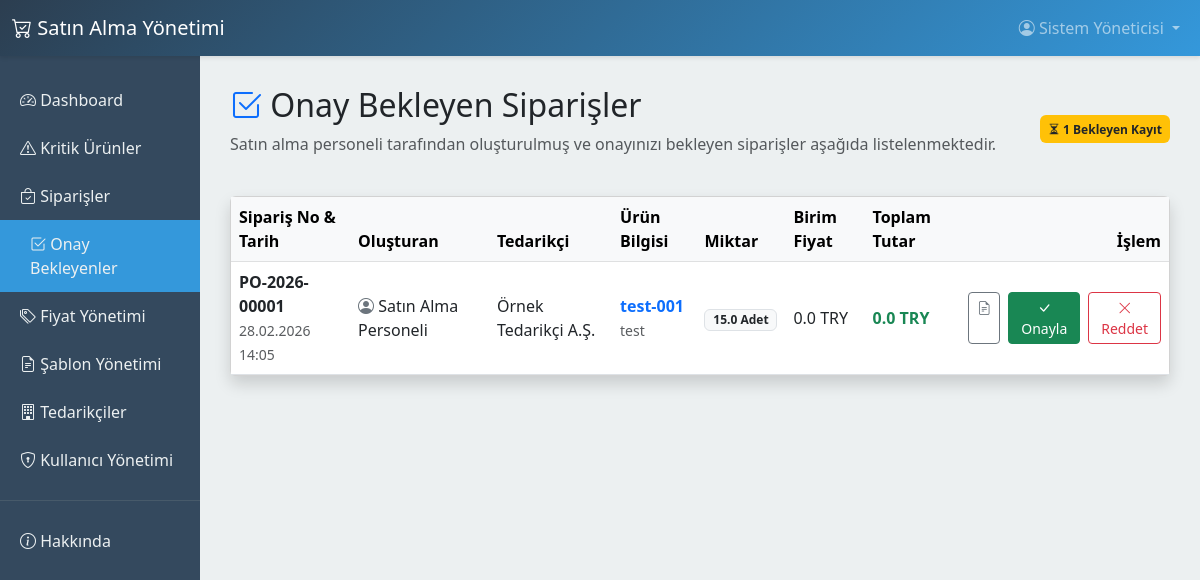
Page /purchasing/approvals (signed in) on the earlier database version.
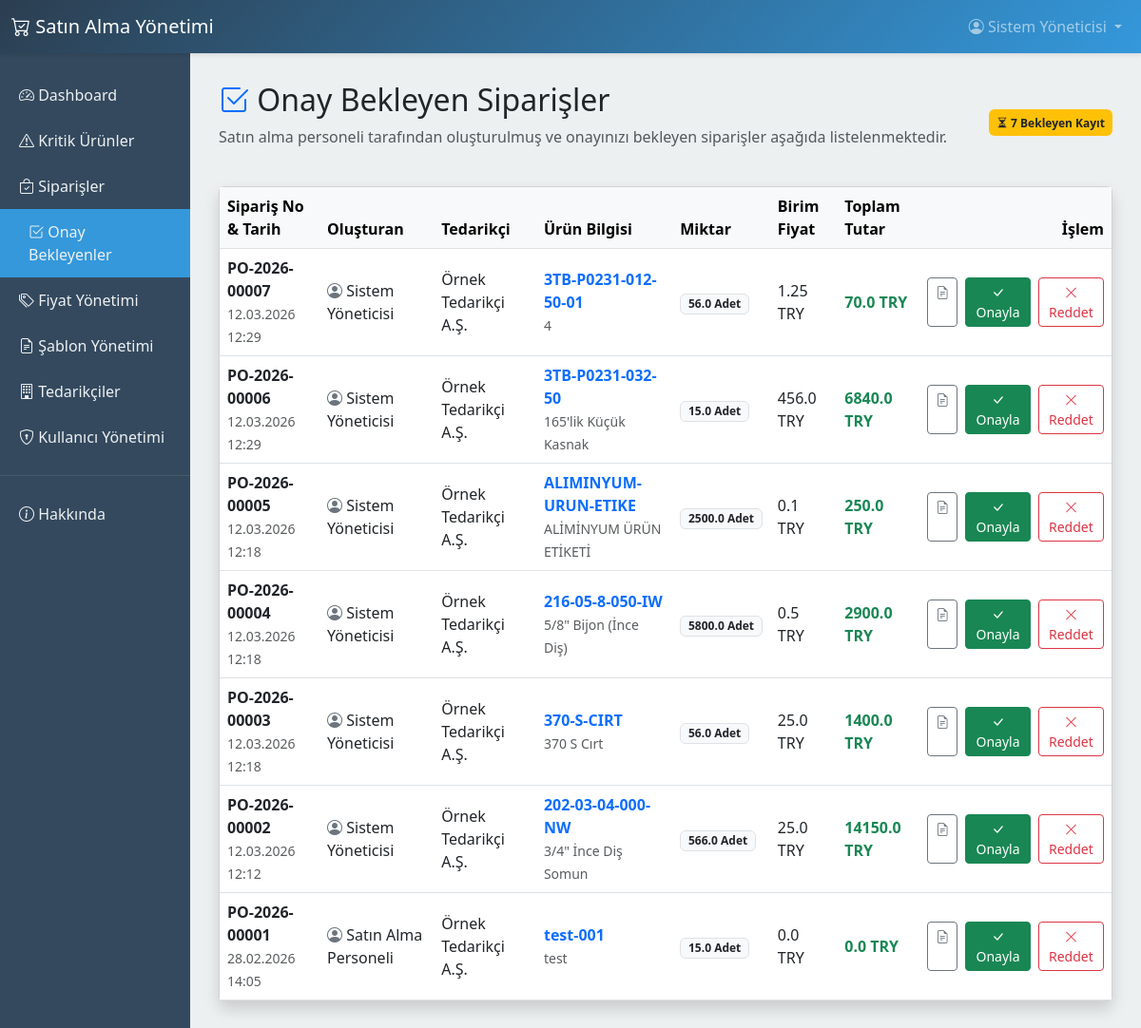
Same page on the later database version.
### app/models.py (models this page shows, shortened)
class PurchaseOrder(db.Model):
    __tablename__ = 'purchase_orders'
    id = db.Column(db.Integer, primary_key=True)
    order_number = db.Column(db.String(50), unique=True, nullable=False)
    supplier_id = db.Column(db.Integer, db.ForeignKey('suppliers.id'), nullable=False)
    product_code = db.Column(db.String(50), nullable=False)  # Ana stok uygulamasındaki ürün kodu
    product_name = db.Column(db.String(200), nullable=False)
    quantity = db.Column(db.Float, nullable=False)
    unit_type = db.Column(db.String(20))
    unit_price = db.Column(db.Float, default=0)
    total_price = db.Column(db.Float, default=0)
    currency = db.Column(db.String(10), default='TRY')
    status = db.Column(db.String(20), default='pending')  # pending, approved, ordered, received, cancelled
    priority = db.Column(db.String(20), default='normal')  # low, normal, high, urgent
    order_date = db.Column(db.DateTime, default=datetime.utcnow)
    expected_delivery_date = db.Column(db.DateTime)
    actual_delivery_date = db.Column(db.DateTime)
    notes = db.Column(db.Text)
    batch_number = db.Column(db.String(50), nullable=True, index=True)  # Aynı formdan gelen siparişleri gruplar
    created_by_id = db.Column(db.Integer, db.ForeignKey('users.id'))
    created_at = db.Column(db.DateTime, default=datetime.utcnow)
    updated_at = db.Column(db.DateTime, default=datetime.utcnow, onupdate=datetime.utcnow)
    created_by = db.relationship('User', backref='purchase_orders')

class User(UserMixin, db.Model):
    __tablename__ = 'users'
    id = db.Column(db.Integer, primary_key=True)
    name = db.Column(db.String(120), nullable=False)
    username = db.Column(db.String(80), unique=True, nullable=False)
    email = db.Column(db.String(120), unique=True)
    password_hash = db.Column(db.String(256), nullable=False)
    role = db.Column(db.String(20), default='purchasing')  # purchasing, manager, admin
    is_active = db.Column(db.Boolean, default=True)
    created_at = db.Column(db.DateTime, default=datetime.utcnow)

class Supplier(db.Model):
    __tablename__ = 'suppliers'
    id = db.Column(db.Integer, primary_key=True)
    code = db.Column(db.String(50), unique=True, nullable=False)
    name = db.Column(db.String(200), nullable=False)
    contact_person = db.Column(db.String(120))
    phone = db.Column(db.String(50))
    email = db.Column(db.String(120))
    address = db.Column(db.Text)
    tax_number = db.Column(db.String(50))
    notes = db.Column(db.Text)
    rating = db.Column(db.Integer, default=0)  # 0-5 yıldız
    is_active = db.Column(db.Boolean, default=True)
    created_at = db.Column(db.DateTime, default=datetime.utcnow)
    tax_office = db.Column(db.String(100))
    iban = db.Column(db.String(50))
    payment_terms = db.Column(db.String(100))
    supplier_category = db.Column(db.String(50))
    status = db.Column(db.String(20), default='approved') # pending, approved, blacklisted
    purchase_orders = db.relationship('PurchaseOrder', backref='supplier', lazy='dynamic')
    contacts = db.relationship('SupplierContact', backref='supplier', lazy='dynamic', cascade='all, delete-orphan')
    documents = db.relationship('SupplierDocument', backref='supplier', lazy='dynamic', cascade='all, delete-orphan')

### app/routes/purchasing.py (the view)
@purchasing_bp.route('/approvals')
@login_required
@roles_required('admin', 'manager')
def approvals():
    pending_orders = PurchaseOrder.query.filter_by(status='pending').order_by(PurchaseOrder.created_at.desc()).all()
    return render_template('purchasing/approvals.html', orders=pending_orders)

### app/models.py (called while the page is built)
@login_manager.user_loader
def load_user(id):
    return User.query.get(int(id))

### app/templates/purchasing/approvals.html (shortened to what the changed rows need)
{% extends "base.html" %}
{% block content %}
<div class="row mb-4">
    <div class="col-md-12 d-flex justify-content-between align-items-center">
        <div>
            <h2><i class="bi bi-check2-square text-primary"></i> Onay Bekleyen Siparişler</h2>
        </div>
        <div>
            <span class="badge bg-warning text-dark p-2"><i class="bi bi-hourglass-split"></i> {{ orders|length }}
                Bekleyen Kayıt</span>
        </div>
    </div>
</div>
<div class="card shadow">
    <div class="card-body p-0">
        <div class="table-responsive">
            <table class="table table-hover align-middle mb-0">
                <thead class="table-light">
                    <tr>
                        <th>Sipariş No & Tarih</th>
                        <th>Oluşturan</th>
                        <th>Tedarikçi</th>
                        <th>Ürün Bilgisi</th>
                        <th>Miktar</th>
                        <th>Birim Fiyat</th>
                        <th>Toplam Tutar</th>
                        <th class="text-end">İşlem</th>
                    </tr>
                </thead>
                <tbody>
                    {% for order in orders %}
                    <tr>
                        <td>
                            <strong>{{ order.order_number }}</strong><br>
                            <small class="text-muted">{{ order.created_at.strftime('%d.%m.%Y %H:%M') }}</small>
                        </td>
                        <td>
                            <i class="bi bi-person-circle text-secondary"></i>
                            {{ order.created_by.name if order.created_by else '-' }}
                        </td>
                        <td>{{ order.supplier.name }}</td>
                        <td>
                            <strong class="text-primary">{{ order.product_code }}</strong><br>
                            <small class="text-muted">{{ order.product_name }}</small>
                        </td>
                        <td><span class="badge bg-light text-dark border">{{ order.quantity|round(2) }} {{
                                order.unit_type }}</span></td>
                        <td>{{ order.unit_price|round(2) }} {{ order.currency }}</td>
                        <td><strong class="text-success">{{ order.total_price|round(2) }} {{ order.currency }}</strong>
                        </td>
                        <td class="text-end">
                            <div class="d-flex gap-2 justify-content-end">
                                <a href="{{ url_for('purchasing.order_document', order_id=order.id) }}" class="btn btn-sm btn-outline-secondary" title="Siparişi İncele / Belge Oluştur">
                                    <i class="bi bi-file-earmark-text"></i>
                                </a>
                                <form action="{{ url_for('purchasing.update_order_status', id=order.id) }}"
                                    method="POST" class="d-inline">
                                    <button type="submit" class="btn btn-sm btn-success" title="Siparişi Onayla">
                                        <i class="bi bi-check-lg"></i> Onayla
                                    </button>
                                </form>
                                <form action="{{ url_for('purchasing.update_order_status', id=order.id) }}"
                                    method="POST" class="d-inline"
                                    onsubmit="return confirm('Bu siparişi reddetmek istediğinize emin misiniz? Reddedilen sipariş iptal edilir.');">
                                    <button type="submit" class="btn btn-sm btn-outline-danger"
                                        title="Siparişi Reddet / İptal Et">
                                        <i class="bi bi-x-lg"></i> Reddet
                                    </button>
                                </form>
                            </div>
                        </td>
                    </tr>
                    {% endfor %}
                </tbody>
            </table>
        </div>
    </div>
</div>
{% endblock %}

Differences in the rows shown:
added PurchaseOrder: order_number "PO-2026-00007", created_at "12.03.2026 12:29", created_by "Sistem Yöneticisi", supplier.name "Örnek Tedarikçi A.Ş.", product_code "3TB-P0231-012-50-01", product_name "4", quantity "56.0", unit_type "Adet", unit_price "1.25", currency "TRY", total_price "70.0"
added PurchaseOrder: order_number "PO-2026-00006", created_at "12.03.2026 12:29", created_by "Sistem Yöneticisi", supplier.name "Örnek Tedarikçi A.Ş.", product_code "3TB-P0231-032-50", product_name "165'lik Küçük Kasnak", quantity "15.0", unit_type "Adet", unit_price "456.0", currency "TRY", total_price "6840.0"
added PurchaseOrder: order_number "PO-2026-00005", created_at "12.03.2026 12:18", created_by "Sistem Yöneticisi", supplier.name "Örnek Tedarikçi A.Ş.", product_code "ALIMINYUM-URUN-ETIKE", product_name "ALİMİNYUM ÜRÜN ETİKETİ", quantity "2500.0", unit_type "Adet", unit_price "0.1", currency "TRY", total_price "250.0"
added PurchaseOrder: order_number "PO-2026-00004", created_at "12.03.2026 12:18", created_by "Sistem Yöneticisi", supplier.name "Örnek Tedarikçi A.Ş.", product_code "216-05-8-050-IW", product_name "5/8\" Bijon (İnce Diş)", quantity "5800.0", unit_type "Adet", unit_price "0.5", currency "TRY", total_price "2900.0"
added PurchaseOrder: order_number "PO-2026-00003", created_at "12.03.2026 12:18", created_by "Sistem Yöneticisi", supplier.name "Örnek Tedarikçi A.Ş.", product_code "370-S-CIRT", product_name "370 S Cırt", quantity "56.0", unit_type "Adet", unit_price "25.0", currency "TRY", total_price "1400.0"
added PurchaseOrder: order_number "PO-2026-00002", created_at "12.03.2026 12:12", created_by "Sistem Yöneticisi", supplier.name "Örnek Tedarikçi A.Ş.", product_code "202-03-04-000-NW", product_name "3/4\" İnce Diş Somun", quantity "566.0", unit_type "Adet", unit_price "25.0", currency "TRY", total_price "14150.0"
Other differences:
{{ orders|length }}: "1" → "7"
